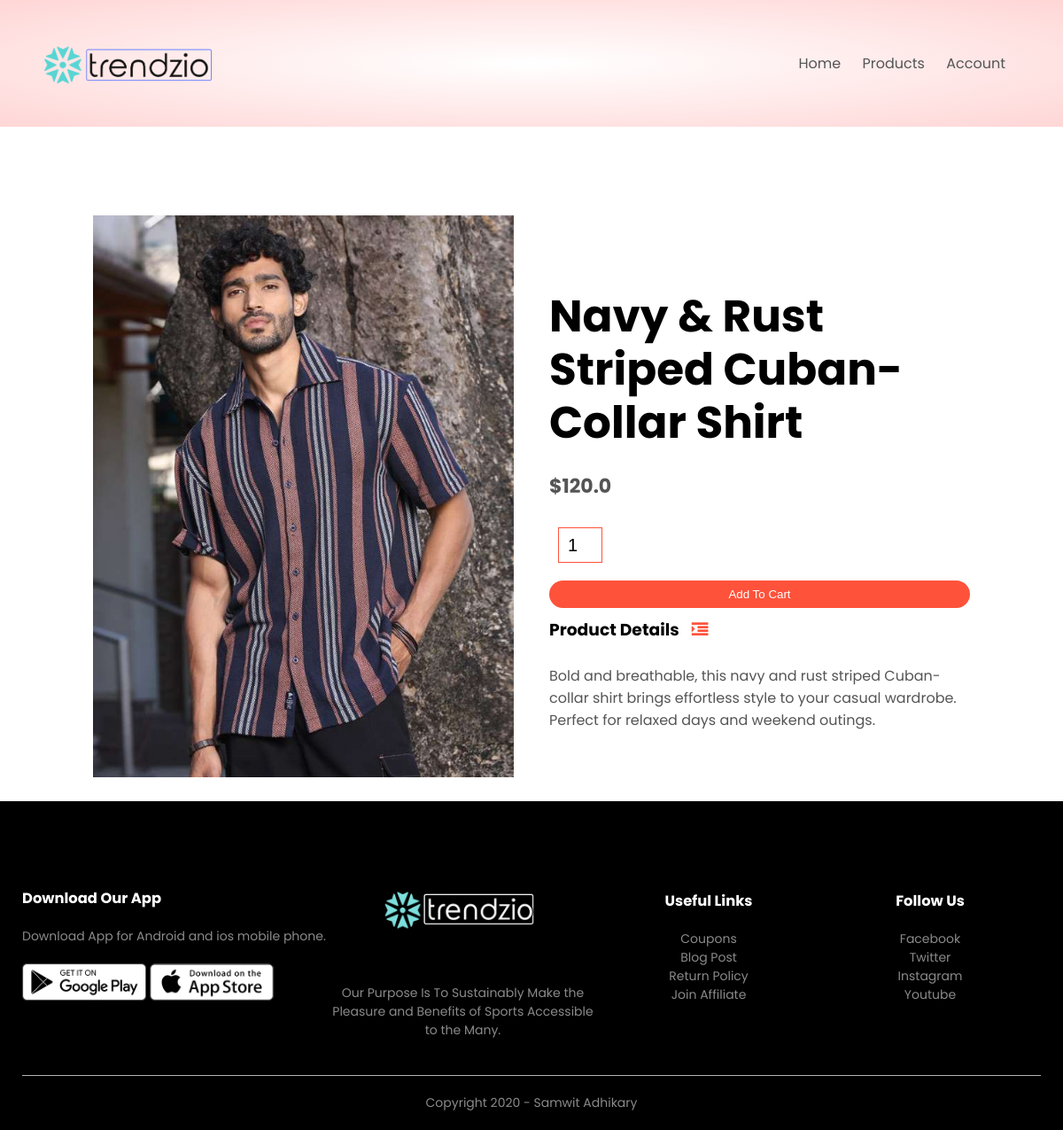
Screenshot of /product_details/3 with the database file from the repository.
### products/models.py (models this page shows, shortened)
class Product(models.Model):
    LIVE=1
    DELETE=0
    DELETE_CHOICES=((LIVE,'live'), (DELETE,'delete'))
    title=models.CharField(max_length=200)
    price=models.FloatField()
    description=models.TextField()
    image=models.ImageField(upload_to='media/')
    priority=models.IntegerField(default=0)
    delete_status=models.IntegerField(choices=DELETE_CHOICES,default=LIVE)
    created_at=models.DateTimeField(auto_now_add=True)
    updated_at=models.DateTimeField(auto_now=True)

### products/views.py (the view)
# urls.py: path('product_details/<pk>',views.detail_product,name='detail_product')
def detail_product(request,pk):
    product=Product.objects.get(pk=pk)
    context={'product': product}
    return render(request,'product_detail.html',context)

### templates/product_detail.html
{% extends 'blank_layout.html' %}
    {% block content %}
    {% include 'product_description.html' %}
    {% endblock content %}

### templates/product_description.html (shortened to what this page needs)
    {% load static %}
    <div class="small-container single-product">
        <div class="row">
            <div class="col-2">
                <img src="{{ product.image.url }}" width="100%" id="ProductImg">
            </div>
            <div class="col-2">
                <h1>{{ product.title }}</h1>
                <h4>${{ product.price }}</h4>
                <form method="post" action="{% url 'add_to_cart' %}" enctype="multipart/form-data">
                <input type="number" name="quantity" value="1">
                <button type="submit" class="btn">Add To Cart</button>
                </form>
                <h3>Product Details <i class="fa fa-indent"></i></h3>
                <br>
                <p>{{ product.description }}</p>
            </div>
        </div>
    </div>

### static/css/style.css (style rules this page uses)
* { margin: 0; padding: 0; box-sizing: border-box; }
body { font-family: 'Poppins', sans-serif; }
p { color: #555; }
.row { display: flex; align-items: center; flex-wrap: wrap; justify-content: space-around; }
.col-2 { flex-basis: 50%; min-width: 300px; }
.col-2 img { max-width: 100%; padding: 50px 0; }
.col-2 h1 { font-size: 50px; line-height: 60px; margin: 25px 0; }
.btn { display: inline-block; background: #ff523b; color: white; padding: 8px 30px; margin: 30px 0; border-radius: 30px; transition: background 0.5s; }
.small-container { max-width: 1080px; margin: auto; padding-left: 25px; padding-right: 25px; }
h4 { color: #555; font-weight: normal; }
.single-product { margin-top: 80px; }
.single-product .col-2 img { padding: 0; }
.single-product .col-2 { padding: 20px; }
.single-product h4 { margin: 20px 0; font-size: 22px; font-weight: bold; }
.single-product input { width: 50px; height: 40px; padding-left: 10px; font-size: 20px; margin-left: 10px; border: 1px solid #ff523b; margin-right: 10px; }
.single-product .fa { color: #ff523b; margin-left: 10px; }
form input { width: 100%; height: 30px; margin: 10px 0; padding: 0 10px; border: 1px solid #ccc; }
form .btn { width: 100%; border: none; cursor: pointer; margin: 10px 0; }

### rows the page displays
Product: image (picture), title "Navy & Rust Striped Cuban-Collar Shirt", price "120.0", description "Bold and breathable, this navy and rust striped Cuban-collar shirt brings effortless style to your casual wardrobe. Perfect for relaxed days and weekend outings."
